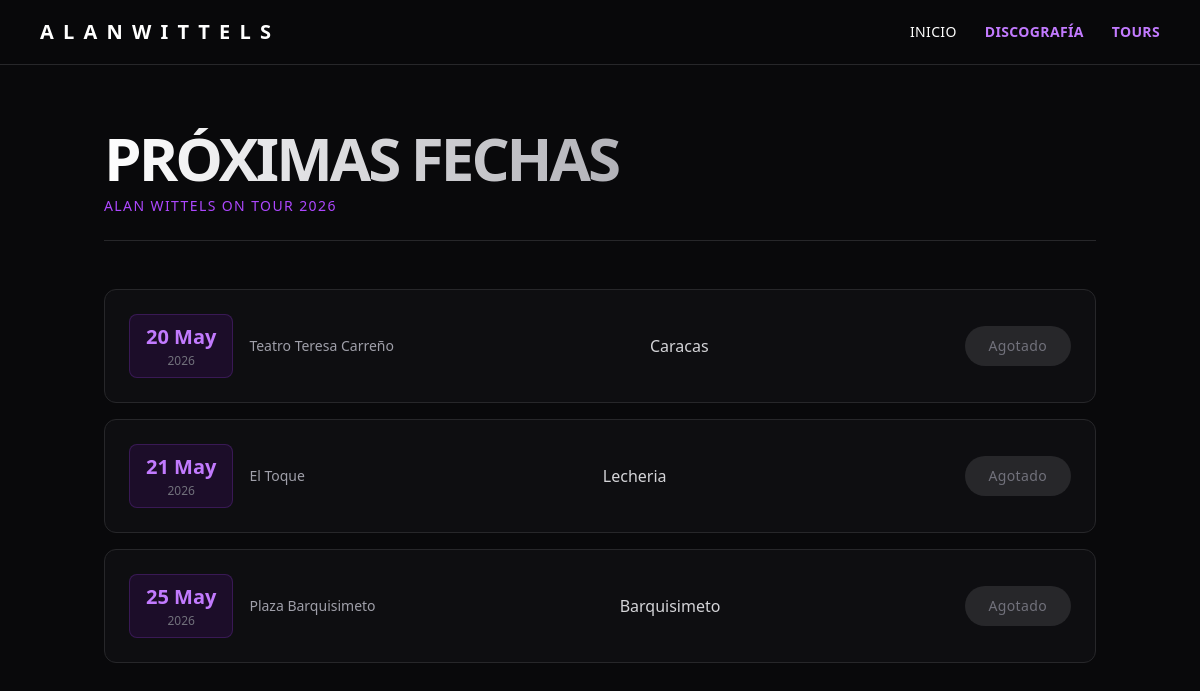
The page /tours/ on the database its author committed.
### core/models.py (models this page shows, shortened)
class Concierto(models.Model):
    ciudad = models.CharField(max_length=100)
    lugar = models.CharField(max_length=200)
    fecha = models.DateTimeField()
    link_tickets = models.URLField(blank=True)

### core/views.py (the view)
# urls.py: path('tours/', views.tours, name='tours'),
def tours(request):
    conciertos = Concierto.objects.all().order_by('fecha')
    return render(request, 'core/tours.html', {'conciertos': conciertos})

### core/templates/core/tours.html (shortened to what this page needs)
{% load static %}
<!DOCTYPE html>
<html lang="es">
<head>
    <script src="https://cdn.jsdelivr.net/npm/@tailwindcss/browser@4"></script>
</head>
<body class="bg-zinc-950 text-white font-sans antialiased">
    <nav class="fixed w-full z-50 bg-zinc-950/80 backdrop-blur-md border-b border-zinc-800">
        <div class="max-w-6xl mx-auto px-4 h-16 flex items-center justify-between">
            <a href="{% url 'home' %}" class="text-xl font-black tracking-widest uppercase">A L A N  W I T T E L S</a>
            <div class="space-x-6 text-sm font-medium tracking-wide uppercase">
                <a href="{% url 'home' %}" class="hover:text-purple-400 transition">Inicio</a>
                <a href="{% url 'discografia' %}" class="text-purple-400 font-bold">Discografía</a>
                <a href="{% url 'tours' %}" class="text-purple-400 font-bold">Tours</a>
            </div>
        </div>
    </nav>
    <main class="pt-32 min-h-screen pb-24">
        <div class="max-w-5xl mx-auto px-4">
            <div class="mb-12 border-b border-zinc-800 pb-6 text-center md:text-left">
                <h1 class="text-4xl md:text-6xl font-black tracking-tighter uppercase bg-clip-text text-transparent bg-gradient-to-r from-white to-zinc-500">
                </h1>
                <p class="text-purple-500 tracking-widest uppercase text-sm mt-2 font-medium">Alan Wittels On Tour 2026</p>
            </div>
            <div class="space-y-4">
                {% for concierto in conciertos %}
                <div class="flex flex-col md:flex-row md:items-center justify-between p-6 bg-zinc-900/40 rounded-xl border border-zinc-800 hover:border-purple-500/40 transition-all duration-300 gap-4 group">
                    <div class="flex items-center gap-4">
                        <div class="bg-purple-600/10 text-purple-400 font-black text-xl px-4 py-2 rounded-lg border border-purple-500/20 text-center min-w-[100px]">
                            {{ concierto.fecha|date:"d M" }}
                            <span class="block text-xs font-medium text-zinc-500 uppercase mt-0.5">{{ concierto.fecha|date:"Y" }}</span>
                        </div>
                        <div>
                            <p class="text-sm text-zinc-400">{{ concierto.lugar }}</p>
                        </div>
                    </div>
                    <div class="text-zinc-300 font-medium md:text-right">
                        {{ concierto.ciudad }}
                    </div>
                    <div>
                        {% if concierto.enlace_tickets %}
                        <a href="{{ concierto.enlace_tickets }}" target="_blank"
                           class="inline-block w-full md:w-auto text-center bg-white text-black font-semibold px-6 py-2.5 rounded-full hover:bg-purple-500 hover:text-white transition-all duration-300 text-sm tracking-wide shadow-lg">
                            Comprar Tickets
                        </a>
                        {% else %}
                        <span class="inline-block w-full md:w-auto text-center bg-zinc-800 text-zinc-500 font-medium px-6 py-2.5 rounded-full text-sm tracking-wide cursor-not-allowed">
                            Agotado
                        </span>
                        {% endif %}
                    </div>
                </div>
                {% empty %}
                <div class="text-center py-16 bg-zinc-900/20 rounded-xl border border-zinc-900/60">
                    <p class="text-zinc-500 italic">No hay fechas programadas por el momento. Quédate atento a las redes.</p>
                </div>
                {% endfor %}
            </div>
        </div>
    </main>
</body>
</html>

### rows shown on the page
Concierto: fecha "20 May", fecha "2026", lugar "Teatro Teresa Carreño", ciudad "Caracas"
Concierto: fecha "21 May", fecha "2026", lugar "El Toque", ciudad "Lecheria"
Concierto: fecha "25 May", fecha "2026", lugar "Plaza Barquisimeto", ciudad "Barquisimeto"
